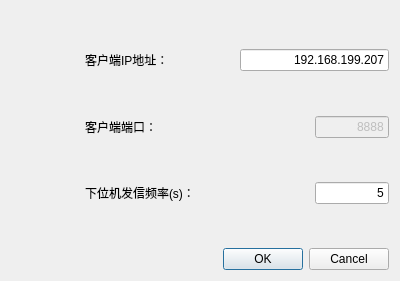
<?xml version="1.0" encoding="UTF-8"?>
<ui version="4.0">
 <class>Setting</class>
 <widget class="QDialog" name="Setting">
  <property name="geometry">
   <rect>
    <x>0</x>
    <y>0</y>
    <width>400</width>
    <height>281</height>
   </rect>
  </property>
  <property name="windowTitle">
   <string>Dialog</string>
  </property>
  <layout class="QVBoxLayout" name="verticalLayout" stretch="1,2,1,2,1,2,1,2">
   <item>
    <spacer name="verticalSpacer_4">
     <property name="orientation">
      <enum>Qt::Vertical</enum>
     </property>
     <property name="sizeHint" stdset="0">
      <size>
       <width>20</width>
       <height>40</height>
      </size>
     </property>
    </spacer>
   </item>
   <item>
    <layout class="QHBoxLayout" name="horizontalLayout" stretch="1,2,2">
     <item>
      <spacer name="horizontalSpacer_2">
       <property name="orientation">
        <enum>Qt::Horizontal</enum>
       </property>
       <property name="sizeHint" stdset="0">
        <size>
         <width>40</width>
         <height>20</height>
        </size>
       </property>
      </spacer>
     </item>
     <item>
      <widget class="QLabel" name="lab_IP">
       <property name="text">
        <string>客户端IP地址：</string>
       </property>
      </widget>
     </item>
     <item>
      <widget class="QLineEdit" name="lineEdit_IP">
       <property name="text">
        <string>192.168.199.207</string>
       </property>
       <property name="alignment">
        <set>Qt::AlignRight|Qt::AlignTrailing|Qt::AlignVCenter</set>
       </property>
      </widget>
     </item>
    </layout>
   </item>
   <item>
    <spacer name="verticalSpacer">
     <property name="orientation">
      <enum>Qt::Vertical</enum>
     </property>
     <property name="sizeHint" stdset="0">
      <size>
       <width>20</width>
       <height>40</height>
      </size>
     </property>
    </spacer>
   </item>
   <item>
    <layout class="QHBoxLayout" name="horizontalLayout_2" stretch="1,3,1">
     <item>
      <spacer name="horizontalSpacer">
       <property name="orientation">
        <enum>Qt::Horizontal</enum>
       </property>
       <property name="sizeHint" stdset="0">
        <size>
         <width>40</width>
         <height>20</height>
        </size>
       </property>
      </spacer>
     </item>
     <item>
      <widget class="QLabel" name="lab_Port">
       <property name="text">
        <string>客户端端口：</string>
       </property>
      </widget>
     </item>
     <item>
      <widget class="QLineEdit" name="lineEdit_Port">
       <property name="enabled">
        <bool>false</bool>
       </property>
       <property name="text">
        <string>8888</string>
       </property>
       <property name="alignment">
        <set>Qt::AlignRight|Qt::AlignTrailing|Qt::AlignVCenter</set>
       </property>
      </widget>
     </item>
    </layout>
   </item>
   <item>
    <spacer name="verticalSpacer_2">
     <property name="orientation">
      <enum>Qt::Vertical</enum>
     </property>
     <property name="sizeHint" stdset="0">
      <size>
       <width>20</width>
       <height>40</height>
      </size>
     </property>
    </spacer>
   </item>
   <item>
    <layout class="QHBoxLayout" name="horizontalLayout_3" stretch="1,3,1">
     <item>
      <spacer name="horizontalSpacer_3">
       <property name="orientation">
        <enum>Qt::Horizontal</enum>
       </property>
       <property name="sizeHint" stdset="0">
        <size>
         <width>40</width>
         <height>20</height>
        </size>
       </property>
      </spacer>
     </item>
     <item>
      <widget class="QLabel" name="lab_Frequency">
       <property name="text">
        <string>下位机发信频率(s)：</string>
       </property>
      </widget>
     </item>
     <item>
      <widget class="QLineEdit" name="lineEdit_Frequency">
       <property name="text">
        <string>5</string>
       </property>
       <property name="alignment">
        <set>Qt::AlignRight|Qt::AlignTrailing|Qt::AlignVCenter</set>
       </property>
      </widget>
     </item>
    </layout>
   </item>
   <item>
    <spacer name="verticalSpacer_3">
     <property name="orientation">
      <enum>Qt::Vertical</enum>
     </property>
     <property name="sizeHint" stdset="0">
      <size>
       <width>20</width>
       <height>40</height>
      </size>
     </property>
    </spacer>
   </item>
   <item>
    <widget class="QDialogButtonBox" name="buttonBox">
     <property name="orientation">
      <enum>Qt::Horizontal</enum>
     </property>
     <property name="standardButtons">
      <set>QDialogButtonBox::Cancel|QDialogButtonBox::Ok</set>
     </property>
    </widget>
   </item>
  </layout>
 </widget>
 <resources/>
 <connections>
  <connection>
   <sender>buttonBox</sender>
   <signal>accepted()</signal>
   <receiver>Setting</receiver>
   <slot>accept()</slot>
   <hints>
    <hint type="sourcelabel">
     <x>248</x>
     <y>254</y>
    </hint>
    <hint type="destinationlabel">
     <x>157</x>
     <y>274</y>
    </hint>
   </hints>
  </connection>
  <connection>
   <sender>buttonBox</sender>
   <signal>rejected()</signal>
   <receiver>Setting</receiver>
   <slot>reject()</slot>
   <hints>
    <hint type="sourcelabel">
     <x>316</x>
     <y>260</y>
    </hint>
    <hint type="destinationlabel">
     <x>286</x>
     <y>274</y>
    </hint>
   </hints>
  </connection>
 </connections>
</ui>
